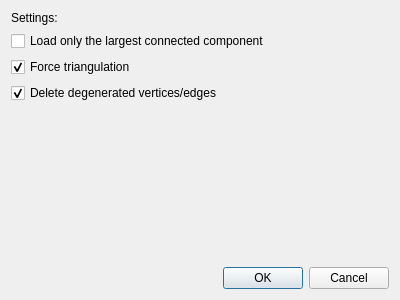
<?xml version="1.0" encoding="UTF-8"?>
<ui version="4.0">
 <class>OpenShape</class>
 <widget class="QDialog" name="UIOpenShape">
  <property name="geometry">
   <rect>
    <x>0</x>
    <y>0</y>
    <width>400</width>
    <height>300</height>
   </rect>
  </property>
  <property name="windowTitle">
   <string>Open Shape</string>
  </property>
  <layout class="QVBoxLayout" name="verticalLayout_2">
   <item>
    <layout class="QVBoxLayout" name="verticalLayout">
     <property name="spacing">
      <number>-1</number>
     </property>
     <property name="topMargin">
      <number>0</number>
     </property>
     <item>
      <widget class="QLabel" name="label">
       <property name="text">
        <string>Settings:</string>
       </property>
      </widget>
     </item>
     <item>
      <widget class="QCheckBox" name="checkLargestComponent">
       <property name="text">
        <string>Load only the largest connected component</string>
       </property>
      </widget>
     </item>
     <item>
      <widget class="QCheckBox" name="checkTriangulation">
       <property name="text">
        <string>Force triangulation</string>
       </property>
       <property name="checked">
        <bool>true</bool>
       </property>
      </widget>
     </item>
     <item>
      <widget class="QCheckBox" name="checkDegeneratedElements">
       <property name="text">
        <string>Delete degenerated vertices/edges</string>
       </property>
       <property name="checked">
        <bool>true</bool>
       </property>
      </widget>
     </item>
     <item>
      <spacer name="verticalSpacer">
       <property name="orientation">
        <enum>Qt::Vertical</enum>
       </property>
       <property name="sizeHint" stdset="0">
        <size>
         <width>20</width>
         <height>40</height>
        </size>
       </property>
      </spacer>
     </item>
    </layout>
   </item>
   <item>
    <widget class="QDialogButtonBox" name="buttonBox">
     <property name="orientation">
      <enum>Qt::Horizontal</enum>
     </property>
     <property name="standardButtons">
      <set>QDialogButtonBox::Cancel|QDialogButtonBox::Ok</set>
     </property>
    </widget>
   </item>
  </layout>
 </widget>
 <resources/>
 <connections>
  <connection>
   <sender>buttonBox</sender>
   <signal>accepted()</signal>
   <receiver>UIOpenShape</receiver>
   <slot>accept()</slot>
   <hints>
    <hint type="sourcelabel">
     <x>248</x>
     <y>254</y>
    </hint>
    <hint type="destinationlabel">
     <x>157</x>
     <y>274</y>
    </hint>
   </hints>
  </connection>
  <connection>
   <sender>buttonBox</sender>
   <signal>rejected()</signal>
   <receiver>UIOpenShape</receiver>
   <slot>reject()</slot>
   <hints>
    <hint type="sourcelabel">
     <x>316</x>
     <y>260</y>
    </hint>
    <hint type="destinationlabel">
     <x>286</x>
     <y>274</y>
    </hint>
   </hints>
  </connection>
 </connections>
</ui>
